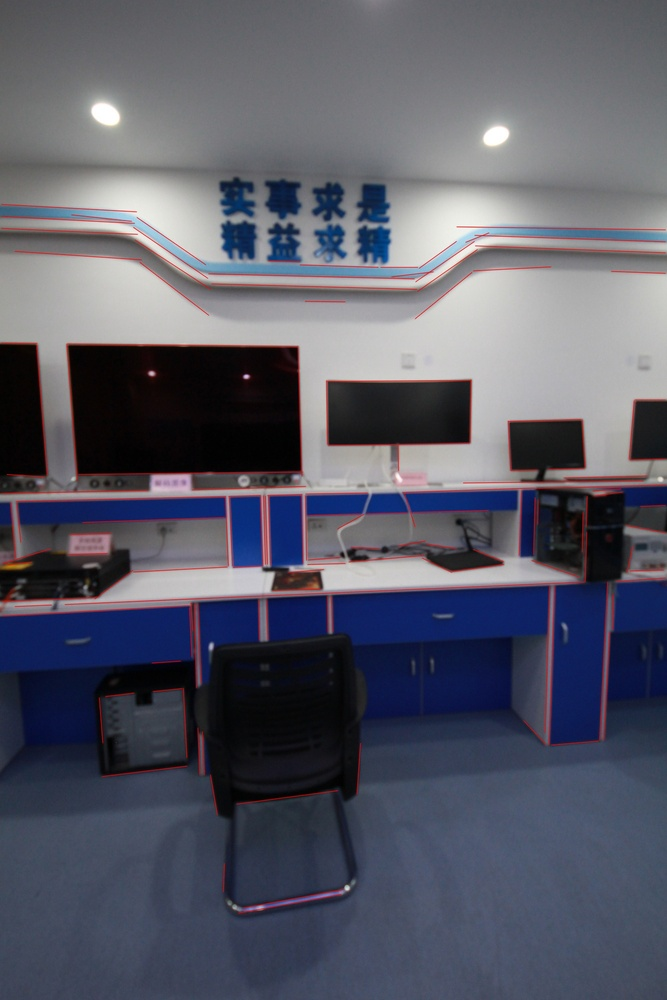
//> input picture LineDetector/LineDetector/lines50Img.jpg, 667 x 1000 px, shrunk from 1333 x 1999 before the run
$ ./demo lines50Img.jpg   (built with g++ and OpenCV 4)
//> lines starting //> are read from the running program, lines starting //| are printed output that depends on the picture; after the words box and inside, x2 and y2 are one past the last pixel; in counts of white or black regions, pixels touching at a corner belong together
//writen by WangJin    2018/1/21

#include <iostream>
#include "opencv/cv.h"
#include "opencv/highgui.h"
#include "opencv2/highgui.hpp"
#include "opencv2/imgproc.hpp"
#include "opencv2/imgcodecs.hpp"

using namespace cv;
using namespace std;

float dist2Point(int x1, int y1, int x2, int y2)
{
	return std::sqrt(double(x1 - x2)*(x1 - x2) + (y1 - y2)*(y1 - y2));
}

int main(int argc, char* argv[]){
	Mat img, img_gray, output_img;
	img = imread(argv[1]);
//> img is the input picture: 1000 rows x 667 cols, CV_8UC3; mean B, G, R 102.6, 89.6, 88.2
	if (img.empty()){
		cout << "the image can not been read" << endl;
		return -1;
	}
	cvtColor(img, img_gray, COLOR_BGR2GRAY);
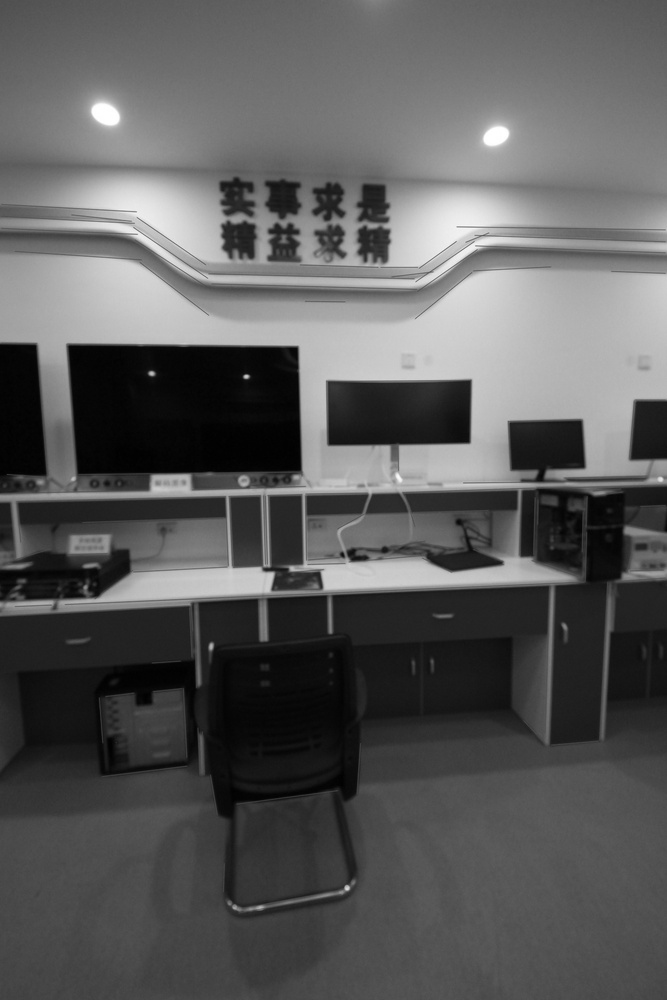
//> img_gray: 1000 rows x 667 cols, CV_8UC1; min 0, max 255, mean 90.7

	//detect the lines in the gray image
	vector<Vec4f> lines;
	Ptr<LineSegmentDetector> detector = createLineSegmentDetector(LSD_REFINE_ADV);
	detector->detect(img_gray, lines);
//> lines = 371 items, first 8: [297.8, 346.9, 301.6, 477], [66.84, 343.5, 296.9, 346], [319.8, 569.5, 323.6, 590.3], [326.9, 380.8, 470.6, 379.9], [469.4, 443, 328.1, 445.1], [471.1, 379.3, 469.8, 441.9], [269.3, 591.5, 274.5, 572.8], [342.6, 894.1, 354.2, 885.4]

	//draw the lines to the image
	for (int i = 0; i < lines.size(); i++){
		if (dist2Point(lines[i][0], lines[i][1], lines[i][2], lines[i][3])>20)
			line(img, Point(lines[i][0], lines[i][1]), Point(lines[i][2], lines[i][3]), cv::Scalar(0, 0, 255), 1, CV_AA);
	}
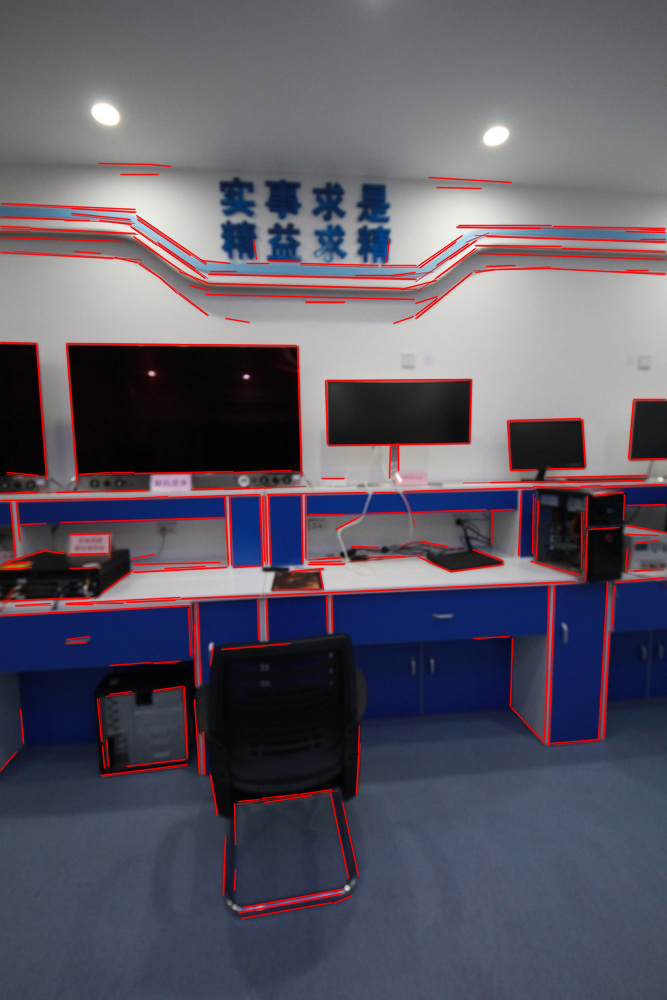
//> img: 1000 rows x 667 cols, CV_8UC3; 5.97% of pixels changed, all inside (x1, y1, x2, y2) = (0, 162, 667, 920)

	//show the image with the detected lines
	imwrite("linesImg.jpg", img);
	imshow("lsd", img);
	waitKey(0);

	return 0;
}

$ run again, on LineDetector/LineDetector/2.jpg
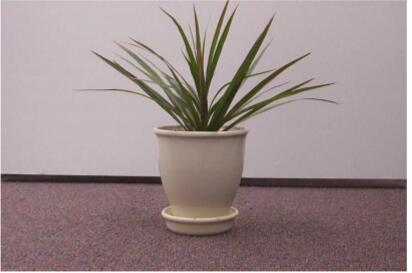
//> input picture LineDetector/LineDetector/2.jpg, 412 x 273 px
//> img is the input picture: 273 rows x 412 cols, CV_8UC3; mean B, G, R 140.7, 140.1, 156.3
//> `cvtColor(img, img_gray, COLOR_BGR2GRAY);`:
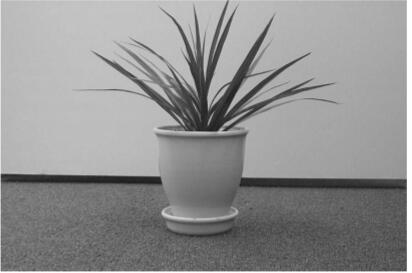
//> img_gray: 273 rows x 412 cols, CV_8UC1; min 24, max 255, mean 145
//> lines = 129 items, first 8: [406.2, 0.62, 406.3, 269.4], [404.4, 270.2, 0.63, 270.2], [215.6, 130.8, 185.6, 130.7], [207.2, 89.34, 206.2, 115.6], [1.85, 173.4, 160.6, 176.2], [243.4, 79.01, 223.1, 115], [194.7, 82.5, 183.2, 53.86], [232, 116.8, 215.1, 131.3]
//> the loop `for (int i = 0; i < lines.size(); i++)` made 129 passes
//> after the loop `for (int i = 0; i < lines.size(); i++)`:
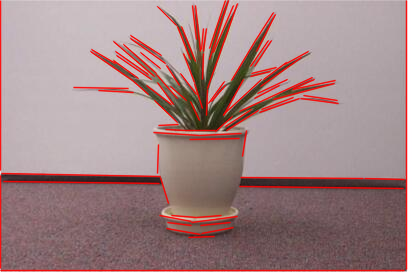
//> img: 273 rows x 412 cols, CV_8UC3; 11.06% of pixels changed, all inside (x1, y1, x2, y2) = (0, 0, 408, 272)

$ run again, on LineDetector/LineDetector/3.jpg
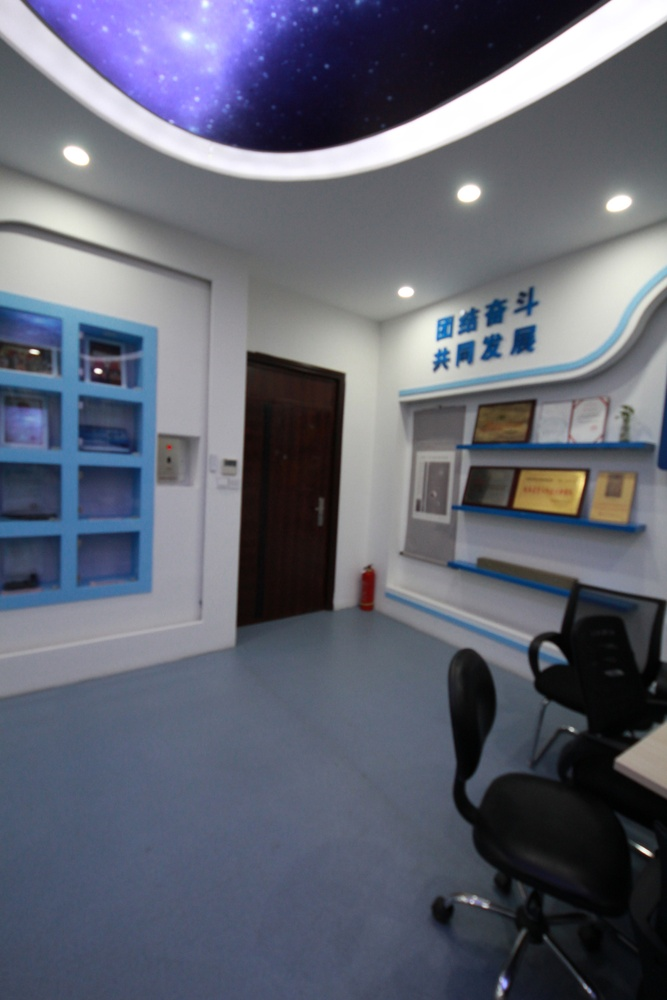
//> input picture LineDetector/LineDetector/3.jpg, 667 x 1000 px, shrunk from 1333 x 1999 before the run
//> img is the input picture: 1000 rows x 667 cols, CV_8UC3; mean B, G, R 114.6, 100.9, 97.3
//> `cvtColor(img, img_gray, COLOR_BGR2GRAY);`:
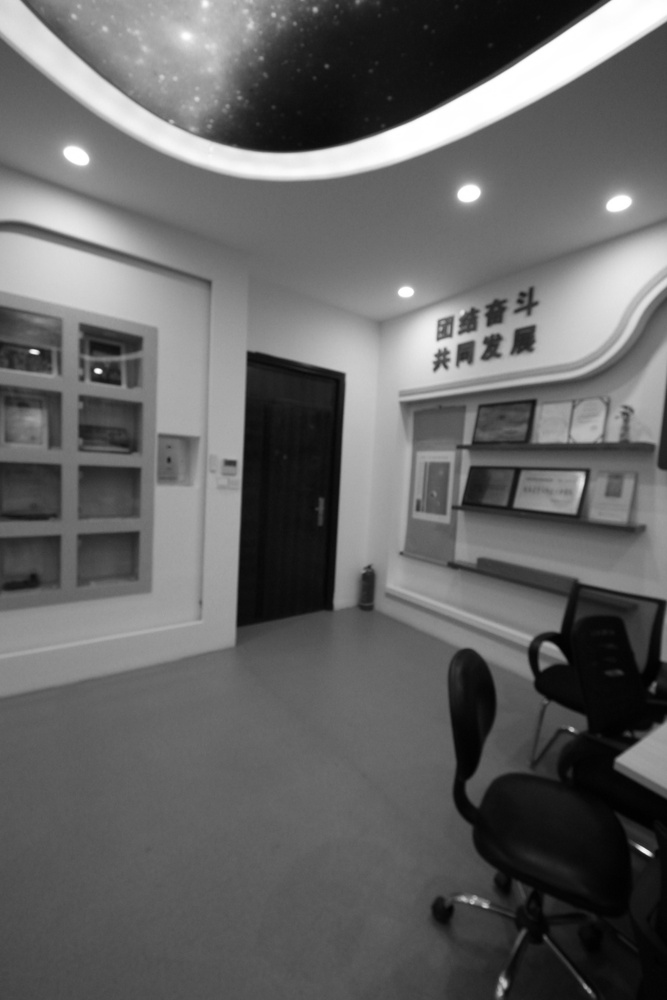
//> img_gray: 1000 rows x 667 cols, CV_8UC1; min 0, max 255, mean 101.4
//> lines = 387 items, first 8: [628, 843.3, 650.9, 857.6], [651.2, 851.8, 630.8, 839.1], [438, 108.3, 357.7, 141.3], [611.5, 0.12, 438.6, 109.1], [575.8, 512.9, 585.7, 474.4], [352.1, 143.2, 285.4, 153.9], [290.5, 153.1, 238.1, 149], [357.7, 140.4, 350.2, 141.7]
//> after the loop `for (int i = 0; i < lines.size(); i++)`:
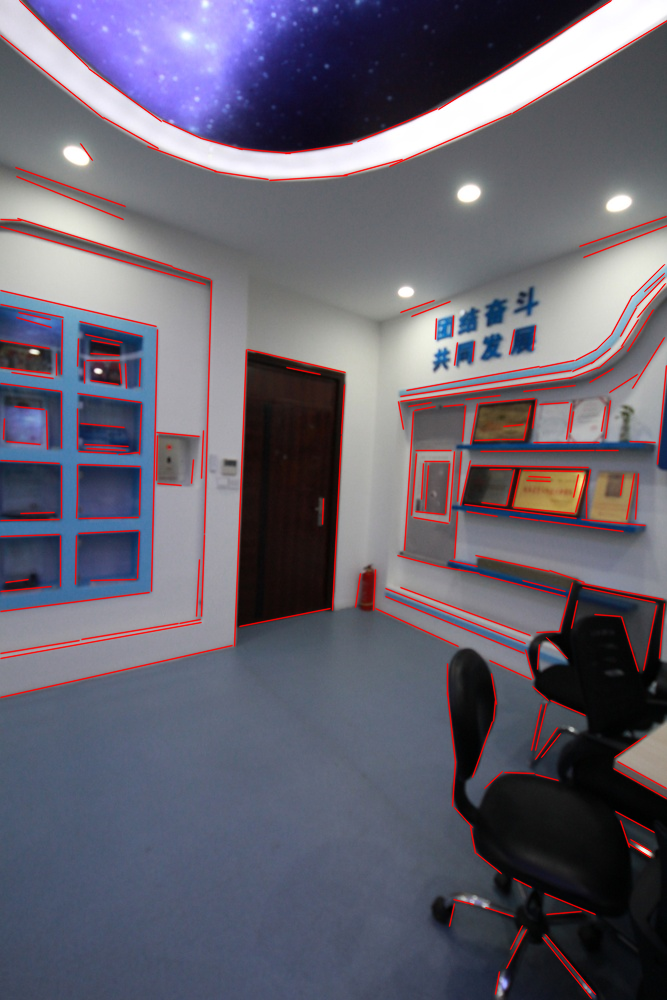
//> img: 1000 rows x 667 cols, CV_8UC3; 6.04% of pixels changed, all inside (x1, y1, x2, y2) = (0, 0, 667, 1000)
